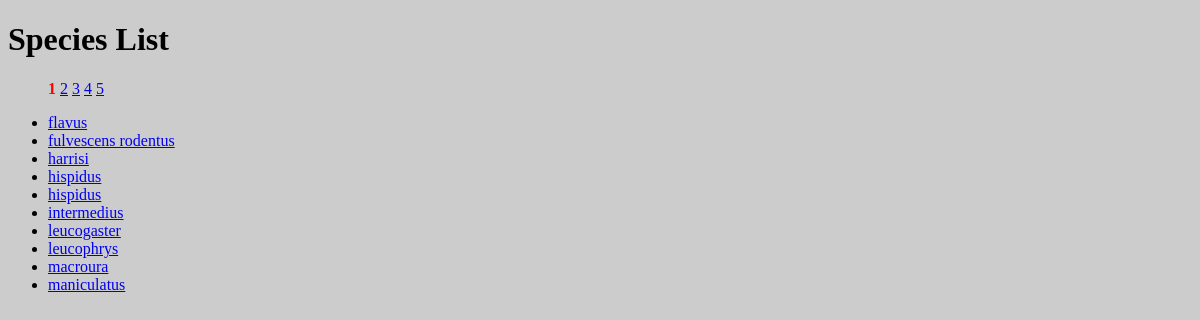
The page / on the database its author committed.
### mammals/models.py (models this page shows)
    class Species(db.Model):
        __tablename__ = "species"
        uid = db.Column("species_id", db.String, primary_key=True)
        genus = db.Column("genus", db.String)
        name = db.Column("species", db.String)
        taxa = db.Column("taxa", db.String)
        surveys = db.relationship("Survey", backref="species", lazy=True)

### mammals/views.py (the view)
    @app.route("/", methods=["GET", "POST"])
    def index(): # invoca la página index
        print('path',request.path) # esto es para debug, realmente no va
        page = int(request.args.get("page", 1))
        species_list = db_access["species_list"] # está invocando a la función species_list que está en models con un pagination
        species = species_list(page=page)        # 10 elementos como máximo por página
        total_pages = ceil (species.total / 10)
        return render_template( # se lanza la página index con los parámetros species (las 10 de la página activa) y el listado de páginas de especies
            "index.html", species=species, pages=[i + 1 for i in range(total_pages)] # ver en models.py
        )

### mammals/templates/index.html
{% extends 'base.html' %} {% block content %}
<h1>Species List</h1>
<ul>
  <p>
    {% for page in pages %} {% if page == species.page %}
    <a href="/?page={{ page }}" class="current-page"
      ><strong>{{ page }}</strong></a
    >
    {% else %}
    <a href="/?page={{ page }}">{{ page }}</a>
    {% endif %} {% endfor %}
  </p>
  {% for sp in species.items %}
  <li><a href="/species/{{ sp.uid }}">{{ sp.name }}</a></li>
  {% endfor %}
</ul>
{% endblock %}

### mammals/static/mystyle.css (style rules this page uses)
html { background: #cccccc; }
.current-page { color: red; text-decoration: none; }

### rows shown on the page
Species: name "flavus"
Species: name "fulvescens rodentus"
Species: name "harrisi"
Species: name "hispidus"
Species: name "hispidus"
Species: name "intermedius"
Species: name "leucogaster"
Species: name "leucophrys"
Species: name "macroura"
Species: name "maniculatus"

### other values the page prints
{{ page }} "1"
{{ page }} "2" "3" "4" "5"
